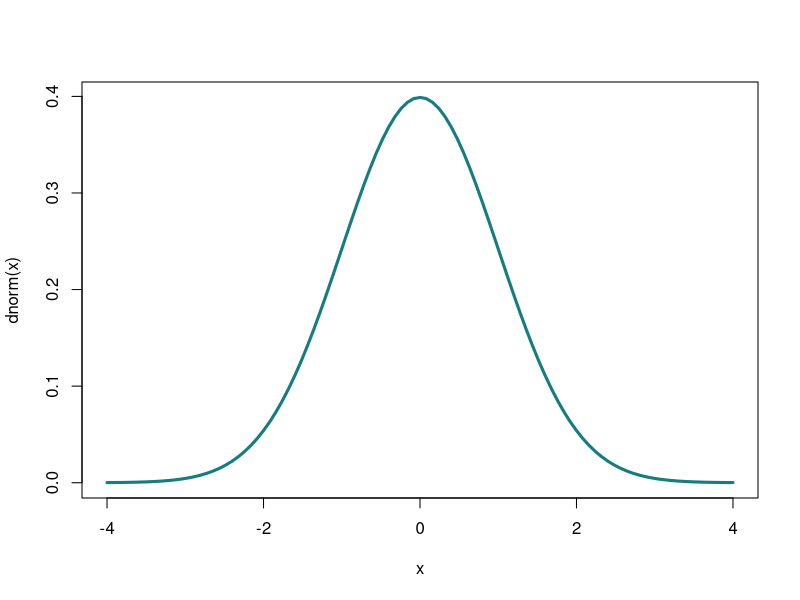

Write the R code that produced this figure.
set.seed(42)
x <- rnorm(30, mean=1)
t.test(x, mu=0)
cat("P(Z > 1.96) =", pnorm(1.96, lower.tail=FALSE), "\n")
curve(dnorm(x), from=-4, to=4, col="#167c80", lwd=3)
